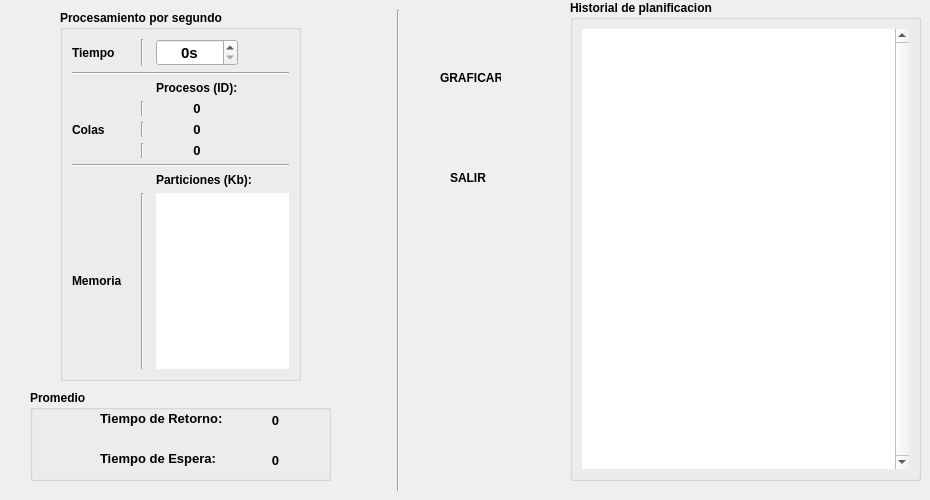
    <widget class="QWidget" name="tab_resultados">
     <attribute name="title">
      <string>Resultados</string>
     </attribute>
     <widget class="QGroupBox" name="groupBox">
      <property name="geometry">
       <rect>
        <x>30</x>
        <y>390</y>
        <width>301</width>
        <height>91</height>
       </rect>
      </property>
      <property name="font">
       <font>
        <pointsize>9</pointsize>
        <weight>75</weight>
        <bold>true</bold>
       </font>
      </property>
      <property name="title">
       <string>Promedio</string>
      </property>
      <widget class="QLabel" name="lab_espera_promedio">
       <property name="geometry">
        <rect>
         <x>70</x>
         <y>60</y>
         <width>131</width>
         <height>16</height>
        </rect>
       </property>
       <property name="font">
        <font>
         <family>Arial</family>
         <pointsize>10</pointsize>
         <weight>75</weight>
         <italic>false</italic>
         <bold>true</bold>
         <underline>false</underline>
        </font>
       </property>
       <property name="text">
        <string>Tiempo de Espera:</string>
       </property>
      </widget>
      <widget class="QLabel" name="lab_valor_ep">
       <property name="geometry">
        <rect>
         <x>220</x>
         <y>60</y>
         <width>51</width>
         <height>20</height>
        </rect>
       </property>
       <property name="font">
        <font>
         <family>Arial</family>
         <pointsize>10</pointsize>
         <weight>75</weight>
         <italic>false</italic>
         <bold>true</bold>
        </font>
       </property>
       <property name="text">
        <string>0</string>
       </property>
       <property name="alignment">
        <set>Qt::AlignCenter</set>
       </property>
      </widget>
      <widget class="QLabel" name="lab_valor_rp">
       <property name="geometry">
        <rect>
         <x>220</x>
         <y>20</y>
         <width>51</width>
         <height>21</height>
        </rect>
       </property>
       <property name="font">
        <font>
         <family>Arial</family>
         <pointsize>10</pointsize>
         <weight>75</weight>
         <italic>false</italic>
         <bold>true</bold>
        </font>
       </property>
       <property name="text">
        <string>0</string>
       </property>
       <property name="alignment">
        <set>Qt::AlignCenter</set>
       </property>
      </widget>
      <widget class="QLabel" name="lab_retorno_promedio">
       <property name="geometry">
        <rect>
         <x>70</x>
         <y>20</y>
         <width>131</width>
         <height>16</height>
        </rect>
       </property>
       <property name="maximumSize">
        <size>
         <width>16777215</width>
         <height>16777215</height>
        </size>
       </property>
       <property name="font">
        <font>
         <family>Arial</family>
         <pointsize>10</pointsize>
         <weight>75</weight>
         <italic>false</italic>
         <bold>true</bold>
         <underline>false</underline>
        </font>
       </property>
       <property name="text">
        <string>Tiempo de Retorno:</string>
       </property>
       <property name="scaledContents">
        <bool>false</bool>
       </property>
      </widget>
      <widget class="QLabel" name="img_tiempo_rp">
       <property name="geometry">
        <rect>
         <x>20</x>
         <y>20</y>
         <width>31</width>
         <height>21</height>
        </rect>
       </property>
       <property name="text">
        <string/>
       </property>
       <property name="pixmap">
        <pixmap>iconos/img_tiempo_rp.png</pixmap>
       </property>
       <property name="scaledContents">
        <bool>true</bool>
       </property>
      </widget>
      <widget class="QLabel" name="img_timepo_ep">
       <property name="geometry">
        <rect>
         <x>20</x>
         <y>50</y>
         <width>31</width>
         <height>21</height>
        </rect>
       </property>
       <property name="text">
        <string/>
       </property>
       <property name="pixmap">
        <pixmap>iconos/img_tiempo_rp.png</pixmap>
       </property>
       <property name="scaledContents">
        <bool>true</bool>
       </property>
      </widget>
     </widget>
     <widget class="QGroupBox" name="groupBox_2">
      <property name="geometry">
       <rect>
        <x>570</x>
        <y>0</y>
        <width>351</width>
        <height>481</height>
       </rect>
      </property>
      <property name="font">
       <font>
        <pointsize>9</pointsize>
        <weight>75</weight>
        <bold>true</bold>
       </font>
      </property>
      <property name="title">
       <string>Historial de planificacion</string>
      </property>
      <layout class="QGridLayout" name="gridLayout_2">
       <item row="0" column="0">
        <widget class="QTextEdit" name="resultado">
         <property name="font">
          <font>
           <family>Arial</family>
           <pointsize>11</pointsize>
           <italic>false</italic>
          </font>
         </property>
         <property name="focusPolicy">
          <enum>Qt::NoFocus</enum>
         </property>
         <property name="frameShape">
          <enum>QFrame::NoFrame</enum>
         </property>
         <property name="frameShadow">
          <enum>QFrame::Sunken</enum>
         </property>
         <property name="lineWidth">
          <number>0</number>
         </property>
         <property name="verticalScrollBarPolicy">
          <enum>Qt::ScrollBarAlwaysOn</enum>
         </property>
         <property name="horizontalScrollBarPolicy">
          <enum>Qt::ScrollBarAsNeeded</enum>
         </property>
         <property name="documentTitle">
          <string/>
         </property>
         <property name="readOnly">
          <bool>true</bool>
         </property>
         <property name="html">
          <string>&lt;!DOCTYPE HTML PUBLIC &quot;-//W3C//DTD HTML 4.0//EN&quot; &quot;http://www.w3.org/TR/REC-html40/strict.dtd&quot;&gt;
&lt;html&gt;&lt;head&gt;&lt;meta name=&quot;qrichtext&quot; content=&quot;1&quot; /&gt;&lt;style type=&quot;text/css&quot;&gt;
p, li { white-space: pre-wrap; }
&lt;/style&gt;&lt;/head&gt;&lt;body style=&quot; font-family:'Arial'; font-size:11pt; font-weight:400; font-style:normal;&quot;&gt;
&lt;p align=&quot;center&quot; style=&quot;-qt-paragraph-type:empty; margin-top:0px; margin-bottom:0px; margin-left:0px; margin-right:0px; -qt-block-indent:0; text-indent:0px;&quot;&gt;&lt;br /&gt;&lt;/p&gt;&lt;/body&gt;&lt;/html&gt;</string>
         </property>
         <property name="cursorWidth">
          <number>1</number>
         </property>
         <property name="placeholderText">
          <string/>
         </property>
        </widget>
       </item>
      </layout>
     </widget>
     <widget class="QGroupBox" name="groupBox_4">
      <property name="geometry">
       <rect>
        <x>60</x>
        <y>10</y>
        <width>241</width>
        <height>371</height>
       </rect>
      </property>
      <property name="font">
       <font>
        <pointsize>9</pointsize>
        <weight>75</weight>
        <bold>true</bold>
       </font>
      </property>
      <property name="title">
       <string>Procesamiento por segundo</string>
      </property>
      <layout class="QGridLayout" name="gridLayout_3">
       <item row="0" column="1">
        <widget class="QLabel" name="imag_reloj">
         <property name="minimumSize">
          <size>
           <width>0</width>
           <height>0</height>
          </size>
         </property>
         <property name="maximumSize">
          <size>
           <width>50</width>
           <height>50</height>
          </size>
         </property>
         <property name="toolTip">
          <string>Instante de tiempo</string>
         </property>
         <property name="styleSheet">
          <string notr="true">border-image: url(:/imagen/reloj.png);</string>
         </property>
         <property name="text">
          <string/>
         </property>
         <property name="pixmap">
          <pixmap>iconos/img_tiempo.png</pixmap>
         </property>
         <property name="scaledContents">
          <bool>true</bool>
         </property>
        </widget>
       </item>
       <item row="11" column="1">
        <widget class="QLabel" name="imag_memoria">
         <property name="maximumSize">
          <size>
           <width>48</width>
           <height>78</height>
          </size>
         </property>
         <property name="toolTip">
          <string>Memoria</string>
         </property>
         <property name="styleSheet">
          <string notr="true">border-image: url(:/imagen/memoria.jpg);</string>
         </property>
         <property name="text">
          <string/>
         </property>
         <property name="pixmap">
          <pixmap>iconos/img_hdd.png</pixmap>
         </property>
         <property name="scaledContents">
          <bool>true</bool>
         </property>
        </widget>
       </item>
       <item row="11" column="4" colspan="2">
        <widget class="QTextEdit" name="datos_memoria">
         <property name="frameShape">
          <enum>QFrame::NoFrame</enum>
         </property>
         <property name="verticalScrollBarPolicy">
          <enum>Qt::ScrollBarAsNeeded</enum>
         </property>
         <property name="readOnly">
          <bool>true</bool>
         </property>
        </widget>
       </item>
       <item row="4" column="1">
        <widget class="QLabel" name="imag_cpu">
         <property name="maximumSize">
          <size>
           <width>50</width>
           <height>50</height>
          </size>
         </property>
         <property name="toolTip">
          <string>Cola de listos</string>
         </property>
         <property name="styleSheet">
          <string notr="true">border-image: url(:/imagen/cpu.png);</string>
         </property>
         <property name="text">
          <string/>
         </property>
         <property name="pixmap">
          <pixmap>iconos/img_cpu.png</pixmap>
         </property>
         <property name="scaledContents">
          <bool>true</bool>
         </property>
        </widget>
       </item>
       <item row="1" column="0" rowspan="2" colspan="6">
        <widget class="Line" name="line_3">
         <property name="orientation">
          <enum>Qt::Horizontal</enum>
         </property>
        </widget>
       </item>
       <item row="6" column="1">
        <widget class="QLabel" name="imag_entrada">
         <property name="maximumSize">
          <size>
           <width>50</width>
           <height>50</height>
          </size>
         </property>
         <property name="toolTip">
          <string>Cola de bloqueados a espera de recurso de entrada</string>
         </property>
         <property name="styleSheet">
          <string notr="true">border-image: url(:/imagen/disco-entrada.png);</string>
         </property>
         <property name="text">
          <string/>
         </property>
         <property name="pixmap">
          <pixmap>iconos/img_entrada.png</pixmap>
         </property>
         <property name="scaledContents">
          <bool>true</bool>
         </property>
        </widget>
       </item>
       <item row="5" column="1">
        <widget class="QLabel" name="imag_salida">
         <property name="maximumSize">
          <size>
           <width>50</width>
           <height>50</height>
          </size>
         </property>
         <property name="toolTip">
          <string>Cola de bloqueados a espera de recurso de salida</string>
         </property>
         <property name="styleSheet">
          <string notr="true">border-image: url(:/imagen/monitor-salida.png);</string>
         </property>
         <property name="text">
          <string/>
         </property>
         <property name="pixmap">
          <pixmap>iconos/img_salida.png</pixmap>
         </property>
         <property name="scaledContents">
          <bool>true</bool>
         </property>
        </widget>
       </item>
       <item row="5" column="0">
        <widget class="QLabel" name="label_3">
         <property name="font">
          <font>
           <weight>75</weight>
           <bold>true</bold>
          </font>
         </property>
         <property name="text">
          <string>Colas</string>
         </property>
        </widget>
       </item>
       <item row="7" column="0" rowspan="2" colspan="6">
        <widget class="Line" name="line_7">
         <property name="orientation">
          <enum>Qt::Horizontal</enum>
         </property>
        </widget>
       </item>
       <item row="6" column="2">
        <widget class="Line" name="line_12">
         <property name="orientation">
          <enum>Qt::Vertical</enum>
         </property>
        </widget>
       </item>
       <item row="10" column="4" colspan="2">
        <widget class="QLabel" name="label_4">
         <property name="font">
          <font>
           <weight>75</weight>
           <bold>true</bold>
          </font>
         </property>
         <property name="text">
          <string>Particiones (Kb):</string>
         </property>
        </widget>
       </item>
       <item row="11" column="2">
        <widget class="Line" name="line_13">
         <property name="orientation">
          <enum>Qt::Vertical</enum>
         </property>
        </widget>
       </item>
       <item row="4" column="2">
        <widget class="Line" name="line_10">
         <property name="orientation">
          <enum>Qt::Vertical</enum>
         </property>
        </widget>
       </item>
       <item row="5" column="2">
        <widget class="Line" name="line_11">
         <property name="orientation">
          <enum>Qt::Vertical</enum>
         </property>
        </widget>
       </item>
       <item row="3" column="4">
        <widget class="QLabel" name="label">
         <property name="font">
          <font>
           <weight>75</weight>
           <bold>true</bold>
          </font>
         </property>
         <property name="text">
          <string>Procesos (ID):</string>
         </property>
        </widget>
       </item>
       <item row="4" column="5" rowspan="3">
        <layout class="QVBoxLayout" name="verticalLayout"/>
       </item>
       <item row="4" column="4">
        <widget class="QLabel" name="cola_cpu">
         <property name="sizePolicy">
          <sizepolicy hsizetype="Preferred" vsizetype="Preferred">
           <horstretch>0</horstretch>
           <verstretch>0</verstretch>
          </sizepolicy>
         </property>
         <property name="font">
          <font>
           <family>Arial</family>
           <pointsize>10</pointsize>
           <weight>75</weight>
           <italic>false</italic>
           <bold>true</bold>
          </font>
         </property>
         <property name="text">
          <string>0</string>
         </property>
         <property name="alignment">
          <set>Qt::AlignCenter</set>
         </property>
         <property name="margin">
          <number>0</number>
         </property>
        </widget>
       </item>
       <item row="5" column="4">
        <widget class="QLabel" name="cola_salida">
         <property name="font">
          <font>
           <family>Arial</family>
           <pointsize>10</pointsize>
           <weight>75</weight>
           <italic>false</italic>
           <bold>true</bold>
          </font>
         </property>
         <property name="text">
          <string>0</string>
         </property>
         <property name="alignment">
          <set>Qt::AlignCenter</set>
         </property>
        </widget>
       </item>
       <item row="6" column="4">
        <widget class="QLabel" name="cola_entrada">
         <property name="font">
          <font>
           <family>Arial</family>
           <pointsize>10</pointsize>
           <weight>75</weight>
           <italic>false</italic>
           <bold>true</bold>
          </font>
         </property>
         <property name="text">
          <string>0</string>
         </property>
         <property name="alignment">
          <set>Qt::AlignCenter</set>
         </property>
        </widget>
       </item>
       <item row="0" column="2">
        <widget class="Line" name="line">
         <property name="orientation">
          <enum>Qt::Vertical</enum>
         </property>
        </widget>
       </item>
       <item row="0" column="4">
        <widget class="QSpinBox" name="box_tiempo">
         <property name="font">
          <font>
           <family>Arial</family>
           <pointsize>11</pointsize>
           <weight>75</weight>
           <italic>false</italic>
           <bold>true</bold>
           <underline>false</underline>
          </font>
         </property>
         <property name="alignment">
          <set>Qt::AlignCenter</set>
         </property>
         <property name="suffix">
          <string>s</string>
         </property>
        </widget>
       </item>
       <item row="11" column="0">
        <widget class="QLabel" name="label_10">
         <property name="font">
          <font>
           <weight>75</weight>
           <bold>true</bold>
          </font>
         </property>
         <property name="text">
          <string>Memoria</string>
         </property>
        </widget>
       </item>
       <item row="0" column="0">
        <widget class="QLabel" name="label_11">
         <property name="font">
          <font>
           <weight>75</weight>
           <bold>true</bold>
          </font>
         </property>
         <property name="text">
          <string>Tiempo</string>
         </property>
        </widget>
       </item>
      </layout>
     </widget>
     <widget class="QPushButton" name="bot_graficar_gantt">
      <property name="geometry">
       <rect>
        <x>440</x>
        <y>20</y>
        <width>51</width>
        <height>41</height>
       </rect>
      </property>
      <property name="maximumSize">
       <size>
        <width>120</width>
        <height>50</height>
       </size>
      </property>
      <property name="styleSheet">
       <string notr="true">border-radius: 5px;
background:transparent;

</string>
      </property>
      <property name="text">
       <string/>
      </property>
      <property name="icon">
       <iconset>
        <normaloff>iconos/img_boton_graficar.png</normaloff>iconos/img_boton_graficar.png</iconset>
      </property>
      <property name="iconSize">
       <size>
        <width>50</width>
        <height>50</height>
       </size>
      </property>
     </widget>
     <widget class="Line" name="line_14">
      <property name="geometry">
       <rect>
        <x>390</x>
        <y>10</y>
        <width>16</width>
        <height>481</height>
       </rect>
      </property>
      <property name="orientation">
       <enum>Qt::Vertical</enum>
      </property>
     </widget>
     <widget class="QLabel" name="label_9">
      <property name="geometry">
       <rect>
        <x>440</x>
        <y>70</y>
        <width>61</width>
        <height>16</height>
       </rect>
      </property>
      <property name="font">
       <font>
        <weight>75</weight>
        <bold>true</bold>
       </font>
      </property>
      <property name="text">
       <string>GRAFICAR</string>
      </property>
     </widget>
     <widget class="QPushButton" name="bot_salir_simu">
      <property name="geometry">
       <rect>
        <x>440</x>
        <y>120</y>
        <width>51</width>
        <height>41</height>
       </rect>
      </property>
      <property name="maximumSize">
       <size>
        <width>120</width>
        <height>50</height>
       </size>
      </property>
      <property name="styleSheet">
       <string notr="true">border-radius: 5px;
background:transparent;

</string>
      </property>
      <property name="text">
       <string/>
      </property>
      <property name="icon">
       <iconset>
        <normaloff>iconos/img_boton_salir.png</normaloff>iconos/img_boton_salir.png</iconset>
      </property>
      <property name="iconSize">
       <size>
        <width>50</width>
        <height>50</height>
       </size>
      </property>
     </widget>
     <widget class="QLabel" name="label_12">
      <property name="geometry">
       <rect>
        <x>450</x>
        <y>170</y>
        <width>41</width>
        <height>16</height>
       </rect>
      </property>
      <property name="font">
       <font>
        <weight>75</weight>
        <bold>true</bold>
       </font>
      </property>
      <property name="text">
       <string>SALIR</string>
      </property>
     </widget>
     <zorder>groupBox_4</zorder>
     <zorder>groupBox</zorder>
     <zorder>groupBox_2</zorder>
     <zorder>bot_graficar_gantt</zorder>
     <zorder>line_14</zorder>
     <zorder>label_9</zorder>
     <zorder>bot_salir_simu</zorder>
     <zorder>label_12</zorder>
    </widget>
